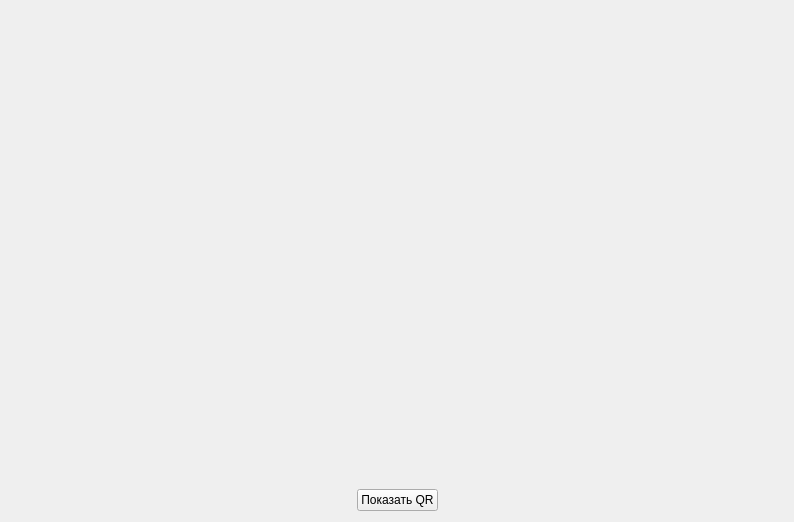
<?xml version="1.0" encoding="UTF-8"?>
<ui version="4.0">
 <class>MainWindow</class>
 <widget class="QMainWindow" name="MainWindow">
  <property name="geometry">
   <rect>
    <x>0</x>
    <y>0</y>
    <width>794</width>
    <height>522</height>
   </rect>
  </property>
  <property name="windowTitle">
   <string>CoDeSys network variable sniffer</string>
  </property>
  <widget class="QWidget" name="centralWidget">
   <layout class="QVBoxLayout" name="verticalLayout">
    <item>
     <widget class="QLabel" name="qrLabel">
      <property name="sizePolicy">
       <sizepolicy hsizetype="Expanding" vsizetype="Expanding">
        <horstretch>0</horstretch>
        <verstretch>0</verstretch>
       </sizepolicy>
      </property>
      <property name="minimumSize">
       <size>
        <width>100</width>
        <height>100</height>
       </size>
      </property>
      <property name="text">
       <string/>
      </property>
     </widget>
    </item>
    <item>
     <layout class="QHBoxLayout" name="horizontalLayout">
      <item>
       <spacer name="buttonSpacer1">
        <property name="orientation">
         <enum>Qt::Horizontal</enum>
        </property>
        <property name="sizeHint" stdset="0">
         <size>
          <width>40</width>
          <height>20</height>
         </size>
        </property>
       </spacer>
      </item>
      <item>
       <widget class="QPushButton" name="showQR">
        <property name="text">
         <string>Показать QR</string>
        </property>
       </widget>
      </item>
      <item>
       <spacer name="buttonSpacer2">
        <property name="orientation">
         <enum>Qt::Horizontal</enum>
        </property>
        <property name="sizeHint" stdset="0">
         <size>
          <width>40</width>
          <height>20</height>
         </size>
        </property>
       </spacer>
      </item>
     </layout>
    </item>
   </layout>
  </widget>
 </widget>
 <layoutdefault spacing="6" margin="11"/>
 <resources/>
 <connections/>
</ui>
